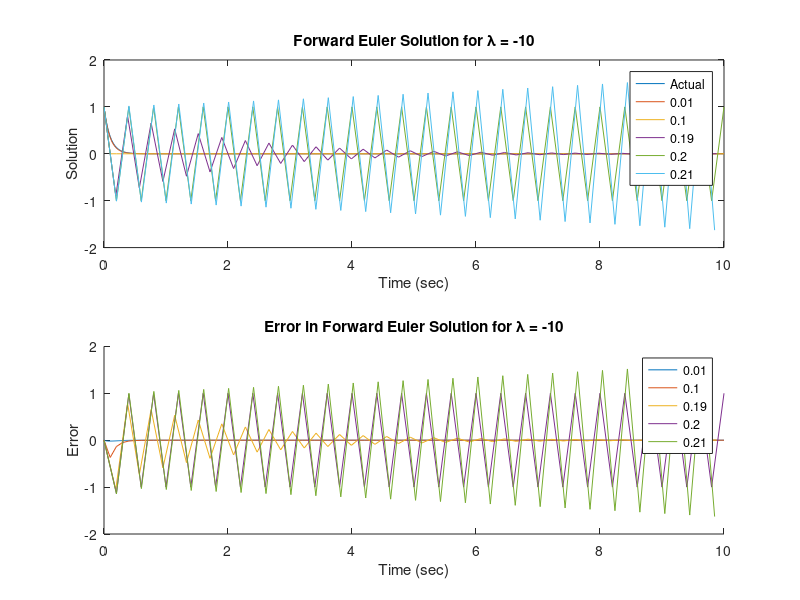
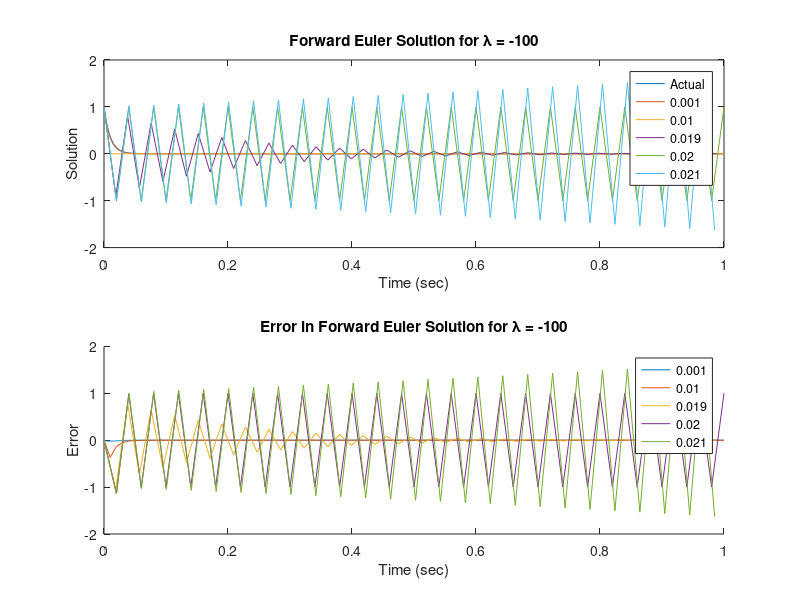
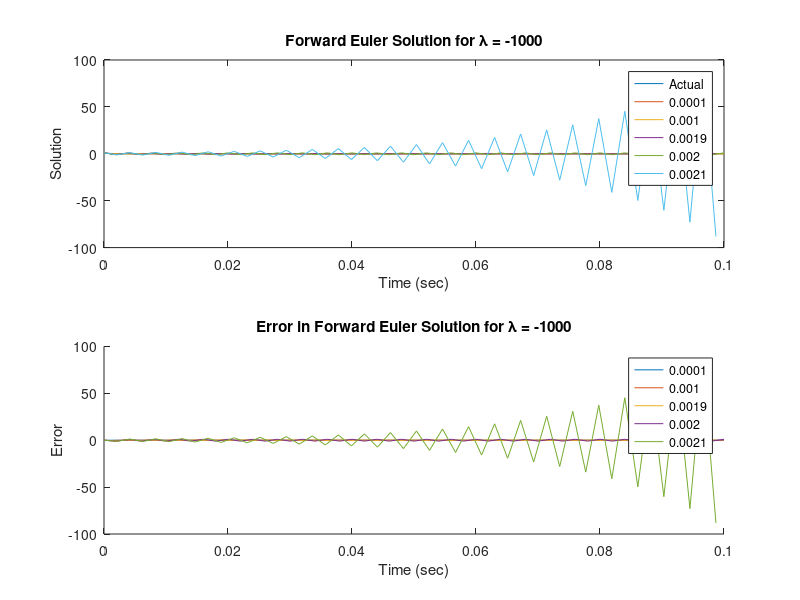

The MATLAB source for these figures, in order: (Note: this script raises an error after producing the figures.)
%% ME 751 Homework 7 -- Vignos
clear; close all; clc;

%% Problem 3
if 1
    % Run forward Euler for a second of simulation time. Plot the errors in the
    % solution from the analytical solution at each timestep.
    func = @(y,lambda)lambda*y;
    yActual = @(t,lambda)(exp(lambda.*t));
    y0 = 1;
    
    % lambda = -10. This should go unstable at h = 0.2
    lambda = -10;
    timeStart = 0;
    hVec = [0.01 0.1 0.19 0.2 0.201];
    timeEnd = 10;
    hVecLabel = [{'0p01'} {'0p1'} {'0p19'} {'0p2'}  {'0p21'}];
    hVecLegend = [{'0.01'} {'0.1'} {'0.19'} {'0.2'}  {'0.21'}];
    figure
    hold on
    for iH = 1:length(hVec)
        h = hVec(iH);
        time = timeStart:h:timeEnd;
        
        % Compute actual value for this time step.
        yAct = yActual(time,lambda);
%         prob3Results.minus10.(['h' hVecLabel{iH}]).yAct = yAct;
        
        % Perform forward euler for 1 second with these values of lambda and
        % this time step.
        y = zeros(1,length(time));
        for iT = 1:length(time)
            t = time(iT);
            
            % Perform forward euler step
            if (iT == 1)
                y(iT) = y0 + h*func(y0,lambda);
            else
                y(iT) = y(iT-1) + h*func(y(iT-1),lambda);
            end
        end
        
        yFE = [y0 y(1:end-1)];
        
        % Compute error
        error = yFE - yAct;
        
        % Plot results
        subplot(2,1,1)
        if (iH == 1)
            plot(time,yAct)
        end
        hold on
        plot(time,yFE)
        if (iH == length(hVec))
            xlabel('Time (sec)')
            ylabel('Solution')
            legendEnt = [{'Actual'} hVecLegend];
            legend(legendEnt)
            title('Forward Euler Solution for \lambda = -10')
        end
        hold off
        
        subplot(2,1,2)
        hold on
        plot(time,error)
        if (iH == length(hVec))
            xlabel('Time (sec)')
            ylabel('Error')
            legend(hVecLegend)
            title('Error in Forward Euler Solution for \lambda = -10')
        end
        hold off
        
    end
    
    % lambda = -100. This should go unstable at h = 0.02
    lambda = -100;
    hVec = [0.001 0.01 0.019 0.02 0.0201];
    timeEnd = 1;
    hVecLabel = [{'0p001'} {'0p01'} {'0p019'} {'0p02'} {'0p021'}];
    hVecLegend = [{'0.001'} {'0.01'} {'0.019'} {'0.02'}  {'0.021'}];
    figure
    hold on
    for iH = 1:length(hVec)
        h = hVec(iH);
        time = timeStart:h:timeEnd;
        
        % Compute actual value for this time step.
        yAct = yActual(time,lambda);
        
        % Perform forward euler for 1 second with these values of lambda and
        % this time step.
        y = zeros(1,length(time));
        for iT = 1:length(time)
            t = time(iT);
            
            % Perform forward euler step
            if (iT == 1)
                y(iT) = y0 + h*func(y0,lambda);
            else
                y(iT) = y(iT-1) + h*func(y(iT-1),lambda);
            end
        end
        
        yFE = [y0 y(1:end-1)];
        
        % Compute error
        error = yFE - yAct;
        
        % Plot results
        subplot(2,1,1)
        if (iH == 1)
            plot(time,yAct)
        end
        hold on
        plot(time,yFE)
        if (iH == length(hVec))
            xlabel('Time (sec)')
            ylabel('Solution')
            legendEnt = [{'Actual'} hVecLegend];
            title('Forward Euler Solution for \lambda = -100')
            legend(legendEnt)
        end
        hold off
        
        subplot(2,1,2)
        hold on
        plot(time,error)
        if (iH == length(hVec))
            xlabel('Time (sec)')
            ylabel('Error')
            legend(hVecLegend)
            title('Error in Forward Euler Solution for \lambda = -100')
        end
        hold off
        
    end
    
    % lambda = -1000. This should go unstable at h = 0.002
    lambda = -1000;
    hVec = [0.0001 0.001 0.0019 0.002 0.0021];
    timeEnd = 0.1;
    hVecLabel = [{'0p0001'} {'0p001'} {'0p0019'} {'0p002'} {'0p0021'}];
    hVecLegend = [{'0.0001'} {'0.001'} {'0.0019'} {'0.002'} {'0.0021'}];
    figure
    hold on
    for iH = 1:length(hVec)
        h = hVec(iH);
        time = timeStart:h:timeEnd;
        
        % Compute actual value for this time step.
        yAct = yActual(time,lambda);
        
        % Perform forward euler for 1 second with these values of lambda and
        % this time step.
        y = zeros(1,length(time));
        for iT = 1:length(time)
            t = time(iT);
            
            % Perform forward euler step
            if (iT == 1)
                y(iT) = y0 + h*func(y0,lambda);
            else
                y(iT) = y(iT-1) + h*func(y(iT-1),lambda);
            end
        end
        
        yFE = [y0 y(1:end-1)];
        
        % Compute error
        error = yFE - yAct;
        
        % Plot results
        subplot(2,1,1)
        if (iH == 1)
            plot(time,yAct)
        end
        hold on
        plot(time,yFE)
        if (iH == length(hVec))
            xlabel('Time (sec)')
            ylabel('Solution')
            legendEnt = [{'Actual'} hVecLegend];
            title('Forward Euler Solution for \lambda = -1000')
            legend(legendEnt)
        end
        hold off
        
        subplot(2,1,2)
        hold on
        plot(time,error)
        if (iH == length(hVec))
            xlabel('Time (sec)')
            ylabel('Error')
            legend(hVecLegend)
            title('Error in Forward Euler Solution for \lambda = -1000')
        end
        hold off
        
    end
    
end

%% Problem 4
if 1
    % Define parameters
    stepSize = 0.01;
    time = 0:stepSize:20;
    tolerance = 10^-8;
    maxIter = 50;
    alphaVec = -2:0.5:2;
    betaVec = -1:0.5:3;
    alphaConst = 1;
    betaConst = 1;
    
    % Define x and y vector and the intial values
    x = zeros(1,length(time));
    y = zeros(1,length(time));
    y(1) = 2;
    x(1) = 0;
    
    % Loop through each time step. At each time step perform Newton-Raphson to
    % compute an approximation of xn and yn.
    % Sensitivity analysis for alpha.
    beta = 1;
    alpha = 0;
    
    for iT = 2:length(time)
        t = time(iT);
        
        % Initialize Newton-Raphson method
        yIter = y(iT - 1);
        xIter = x(iT - 1);
        ynMinus = y(iT - 1);
        xnMinus = x(iT - 1);
        iter = 1;
        while iter < maxIter
            % Compute Jacobian and g for this iteration
            [ g, J ] = prob4Function( xIter, yIter, xnMinus, ynMinus, stepSize, alpha, beta );
            
            % Compute correction factor
            correction = J\-g;
            
            % Apply correction factor
            xIter = xIter + correction(1);
            yIter = yIter + correction(2);
            
            % Check if norm of residual is below the specified tolerance
            if norm(correction) < tolerance
                break;
            end
            iter = iter + 1;
        end
        x(iT) = xIter;
        y(iT) = yIter;
    end
    % Plot x and y
    figure
    hold on
    plot(time,x)
    plot(time,y)
    ylabel('X or Y')
    xlabel('Time (sec)')
    title('\alpha = 0 and \beta = 1')
    legend('X','Y')
    axis([0 20 -0.5 2.5])
    
    % Sensitivity analysis for alpha.
    beta = betaConst;
    
    for iA = 1:length(alphaVec);
        alpha = alphaVec(iA);
        y(1) = 2;
        x(1) = 0;
        for iT = 2:length(time)
            t = time(iT);
            
            % Initialize Newton-Raphson method
            yIter = y(iT - 1);
            xIter = x(iT - 1);
            ynMinus = y(iT - 1);
            xnMinus = x(iT - 1);
            iter = 1;
            while iter < maxIter
                % Compute Jacobian and g for this iteration
                [ g, J ] = prob4Function( xIter, yIter, xnMinus, ynMinus, stepSize, alpha, beta );
                
                % Compute correction factor
                correction = J\-g;
                
                % Apply correction factor
                xIter = xIter + correction(1);
                yIter = yIter + correction(2);
                
                % Check if norm of residual is below the specified tolerance
                if norm(correction) < tolerance
                    
                    break;
                end
                iter = iter + 1;
            end
            x(iT) = xIter;
            y(iT) = yIter;
        end
        % Plot x and y for changing alpha
        if (iA == 1)
            figure
        end
        subplot(2,1,1)
        hold on
        plot(time,x)
        legendEntry(iA) = cellstr(num2str(alphaVec(iA)));
        if (iA == length(alphaVec))
            xlabel('Time (sec)')
            ylabel('X')
            legend(legendEntry)
            title(['Sensitivity of X and Y to \alpha when \beta = ' num2str(betaConst)])
        end
        hold off
        
        subplot(2,1,2)
        hold on
        plot(time,y)
        if (iA == length(alphaVec))
            xlabel('Time (sec)')
            ylabel('Y')
        end
        hold off
    end
    
    % Sensitivity analysis for beta.
    alpha = alphaConst;
    
    for iB = 1:length(betaVec);
        beta = betaVec(iB);
        y(1) = 2;
        x(1) = 0;
        for iT = 2:length(time)
            t = time(iT);
            
            % Initialize Newton-Raphson method
            yIter = y(iT - 1);
            xIter = x(iT - 1);
            ynMinus = y(iT - 1);
            xnMinus = x(iT - 1);
            iter = 1;
            while iter < maxIter
                % Compute Jacobian and g for this iteration
                [ g, J ] = prob4Function( xIter, yIter, xnMinus, ynMinus, stepSize, alpha, beta );
                
                % Compute correction factor
                correction = J\-g;
                
                % Apply correction factor
                xIter = xIter + correction(1);
                yIter = yIter + correction(2);
                
                % Check if norm of residual is below the specified tolerance
                if norm(correction) < tolerance
                    break;
                end
                iter = iter + 1;
            end
            x(iT) = xIter;
            y(iT) = yIter;
        end
        % Plot x and y for changing alpha
        if (iB == 1)
            figure
        end
        subplot(2,1,1)
        hold on
        plot(time,x)
        legendEntry(iB) = cellstr(num2str(betaVec(iB)));
        if (iB == length(betaVec))
            xlabel('Time (sec)')
            ylabel('X')
            legend(legendEntry)
            title(['Sensitivity of X and Y to \beta, when \alpha = ' num2str(alphaConst)])
        end
        hold off
        
        subplot(2,1,2)
        hold on
        plot(time,y)
        if (iB == length(betaVec))
            xlabel('Time (sec)')
            ylabel('Y')
        end
        hold off
    end
    
end

%% Problem 5
if 1
    % Set various parameters
    y0 = 1;
    t0 = 1;
    tEnd = 10;
    
    % Set necessary functions
    yFunc = @(t)(1./t + 1./t.^2.*tan(1./t + pi - 1));
    gFunc = @(yn, ynMinus, h, t)(yn - ynMinus + h*yn^2 + h/t.^4);
    gJacobianFunc = @(yn, h, t)(1 + 2*h*yn);
    func = @(t,y)(-y^2 - 1/t^4);
    funcJacobian = @(t,y)(-2*y);
    
    % Perform backward Euler and BDF with varying step size
    nPoints = 8;
    hVec = zeros(nPoints,1);
    hVec(1) = 2^(-6);
    for i=1:nPoints-1
        hVec(i+1)=hVec(i)/2;
    end
    errorBE = zeros(1,length(hVec));
    errorBDF =  zeros(1,length(hVec));
    for iH = 1:length(hVec)
        h = hVec(iH);
        
        % Compute actual solution
        time = t0:h:tEnd;
        yActual = yFunc(time);
        [yBE, iterBE] = backwardEuler( gFunc, gJacobianFunc, y0, t0, tEnd, h);
        y0Vec = yActual(1:4);
        [yBDF, iterBDF] = fourthOrderBDF( func, funcJacobian, y0Vec, t0, tEnd, h);
        
        % Compute error at the final time step for this value of h
        errorBE(iH) = abs(yActual(end) - yBE(end));
        errorBDF(iH) = abs(yActual(end) - yBDF(end));
        iterBEtotal{iH}.iter = iterBE;
        iterBDFtotal{iH}.iter = iterBDF;
    end
   
    % Create convergence plot for both methods
    loghVec = log2(hVec);
    logBE = log2(errorBE);
    logBDF = log2(errorBDF);
    figure
    hold on
    plot(loghVec,logBE,'bs-')
    plot(loghVec,logBDF,'rs-')
    xlabel('log_2(h)')
    ylabel('log_2(error) @ t = 10')
    title('Convergence Plots')
    legend('Backward Euler','4th Order BDF','Location','se')
    
    % Compute the slope of each plot
    BEslope = (logBE(4) - logBE(3))/(loghVec(4) - loghVec(3));
    BDFslope = (logBDF(4) - logBDF(3))/(loghVec(4) - loghVec(3));
end

